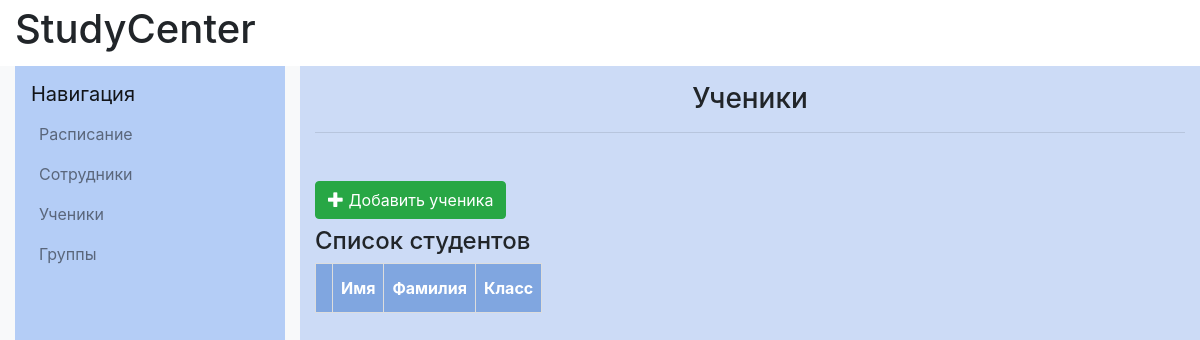
/students/, run on an earlier commit of the app's database.
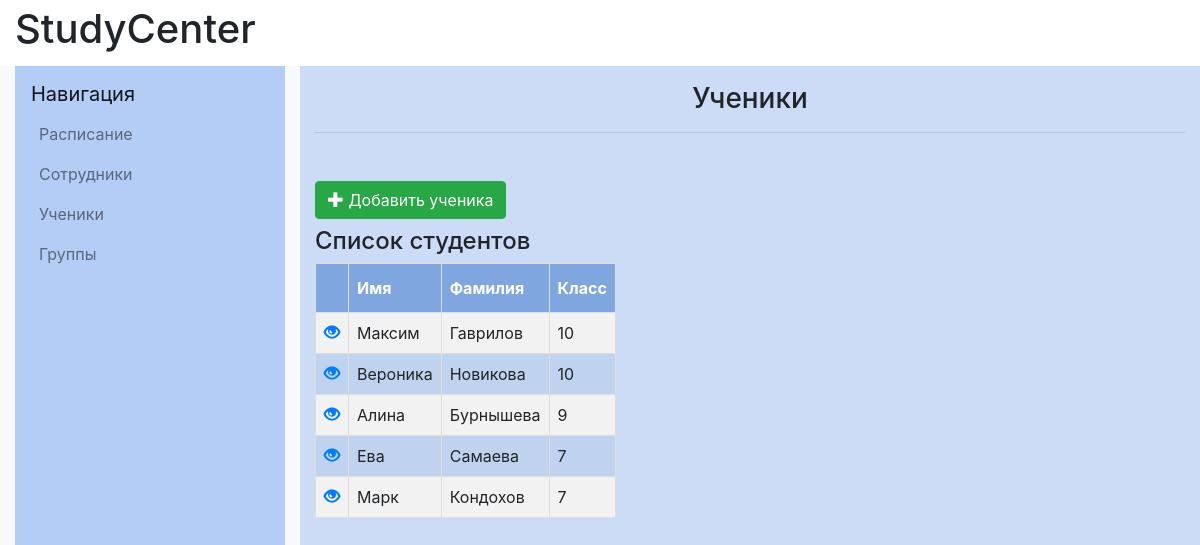
And on a later commit of the database.
### catalog/models.py (models this page shows)
class Student(models.Model):
    firstname=models.CharField(max_length=20, verbose_name="Имя")
    lastname=models.CharField(max_length=20, verbose_name="Фамилия")
    fathername=models.CharField(max_length=20, verbose_name="Отчество")
    date_of_birth=models.DateField(verbose_name="Дата рождения")
    grade=models.IntegerField(validators=[
            MaxValueValidator(11),
            MinValueValidator(1)
        ], verbose_name="Класс")
    phone_number=models.CharField(max_length=11,validators=[MinLengthValidator(11)], verbose_name="Номер телефона")
    email=models.EmailField(verbose_name="E-mail")
    objects=models.Manager()
    DoesNotExist = models.Manager
    def __str__(self):
        return f"{self.lastname} {self.firstname}"
    __str__.short_description = 'Ученик'

### catalog/views.py (the view)
# urls.py: path('students/', views.students, name='students'),
def students(request):
    students= Student.objects.all()
    return render(request, "student/students.html", {"students": students})

### catalog/templates/student/students.html (shortened to what this page needs)
{% extends "base_generic.html" %}
{% block content%}
            <div class="col-md-8 col-lg-9 content-container" style="background-color: #ccdbf6">
                <h1 class="h3 text-center mt-3">Ученики</h1>
                <hr class="mb-5">
                <section >
                    <a class="btn btn-success" href="{% url 'student_new' %}" class="top-menu"><span class="glyphicon glyphicon-plus"></span> Добавить ученика</a>
                    <h4>Список студентов</h4>
                    <table id="mytable">
                        <tr>
                            <th></th>
                            <th>Имя</th>
                            <th>Фамилия</th>
                            <th>Класс</th>
                        </tr>
                        {% for student in students %}
                        <tr><td><a href="{% url 'student_detail' pk=student.pk %}" class="top-menu"><span class="glyphicon glyphicon-eye-open"></span></a></td>
                            <td>{{ student.firstname }}</td>
                            <td>{{ student.lastname }}</td>
                            <td>{{ student.grade }}</td></tr>
                        {% endfor %}
                    </table>
                </section>
            </div>
{% endblock content %}

What changed in the data, as far as the page shows it:
added Student: firstname "Максим", lastname "Гаврилов", grade "10"
added Student: firstname "Вероника", lastname "Новикова", grade "10"
added Student: firstname "Алина", lastname "Бурнышева", grade "9"
added Student: firstname "Ева", lastname "Самаева", grade "7"
added Student: firstname "Марк", lastname "Кондохов", grade "7"
